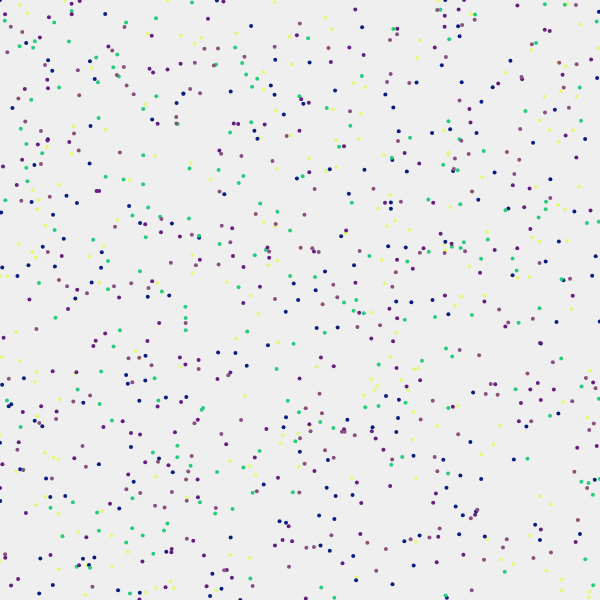
Frame 1 (no input)
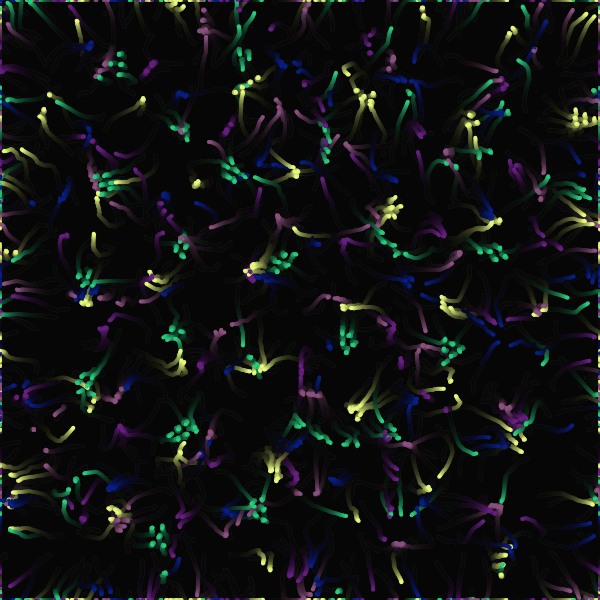
Frame 60 (no input)
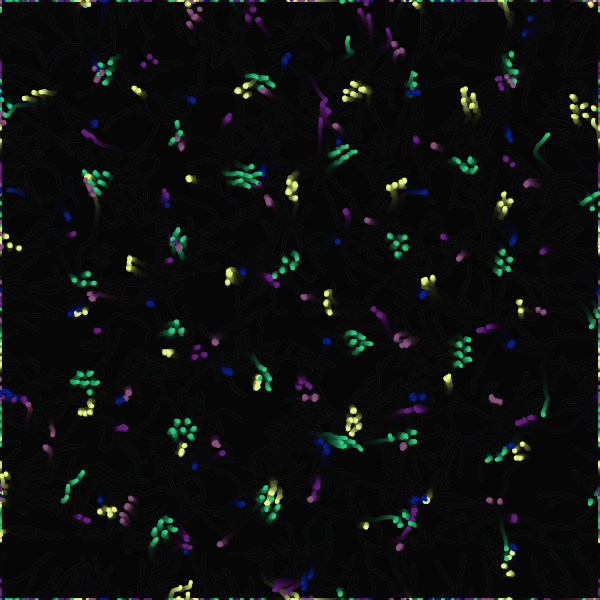
Frame 120 (the mouse pressed at the canvas centre since frame 60)

The p5.js sketch that drew these frames (run headless with seeded random() and noise() and a simulated clock; from frame 60 on, the mouse is pressed at the canvas centre):

// p5.js sketch
// ── sketch.js
/*
Using P5.js Generate several swarms of particles, each with a different behavior.
Each swarm should have a different color and behavior.
The particles should be drawn as circles on the canvas.
The particles should be repelled and attracted to each other.
*/


// Path: Particle/particle.js

class Particle {
    constructor(x, y, color, attraction, repulsion) {
        this.pos = createVector(x, y);
        this.vel = p5.Vector.random2D();
        this.acc = createVector();
        this.color = color;
        this.attraction = attraction;
        this.repulsion = repulsion;
        this.maxSpeed = 1;
        this.maxForce = 0.2;
    }

    // repel should be stronger at close distances and weaker at far distances
    // attract should be stronger at far distances and weaker at close distances
    repel(particles) {
        let repulsion = this.repulsion;
        let repulsionForce = createVector();
        particles.forEach(particle => {
            if (particle === this) return;
            // get the minimum distance between the two particles and compensate for edge wrapping
            let d = dist(this.pos.x, this.pos.y, particle.pos.x, particle.pos.y);
            if (d > 50 && d < 100) {
                let force = p5.Vector.sub(this.pos, particle.pos);
                force.setMag(repulsion / d);
                repulsionForce.add(force);
            } else
            if (d < 10) {
                let force = p5.Vector.sub(this.pos, particle.pos);
                force.setMag(0.5);
                repulsionForce.add(force);
            }
            this.acc.add(repulsionForce);
        });
    }

    attract(particles) {
        let attraction = this.attraction;
        let attractionForce = createVector();
        particles.forEach(particle => {
            if (particle === this) return;
            let d;
            // d = min(
            //     dist(this.pos.x, this.pos.y, particle.pos.x - width, particle.pos.y - height),
            //     dist(this.pos.x, this.pos.y, particle.pos.x - width, particle.pos.y),
            //     dist(this.pos.x, this.pos.y, particle.pos.x - width, particle.pos.y + height),
            //     dist(this.pos.x, this.pos.y, particle.pos.x + width, particle.pos.y - height),
            //     dist(this.pos.x, this.pos.y, particle.pos.x + width, particle.pos.y),
            //     dist(this.pos.x, this.pos.y, particle.pos.x + width, particle.pos.y + height),
            //     dist(this.pos.x, this.pos.y, particle.pos.x, particle.pos.y - height),
            //     dist(this.pos.x, this.pos.y, particle.pos.x, particle.pos.y),
            //     dist(this.pos.x, this.pos.y, particle.pos.x, particle.pos.y + height)
            // );
            d = dist(this.pos.x, this.pos.y, particle.pos.x, particle.pos.y);
            if (d > 20 && d < 50) {
                let force = p5.Vector.sub(particle.pos, this.pos);
                force.setMag(attraction / d);
                attractionForce.add(force);
            }
        });
        this.acc.add(attractionForce);
    }

    update() {
        this.vel.add(this.acc);
        this.vel.limit(this.maxSpeed);
        this.pos.add(this.vel);
        this.acc.set(0, 0);
    }

    edges() {
        if (this.pos.x > width) {
            this.pos.x = 0;
        } else if (this.pos.x < 0) {
            this.pos.x = width;
        }
        if (this.pos.y > height) {
            this.pos.y = 0;
        } else if (this.pos.y < 0) {
            this.pos.y = height;
        }
    }

    show() {
        stroke(this.color.r, this.color.g, this.color.b);
        strokeWeight(4);
        point(this.pos.x, this.pos.y);
    }
}

// Path: Particle/sketch.js

const W = 600;
const H = 600;
const totalParticles = 1000;
let swarms = [];
let numSwarms = 5;
let particles = [];
let numParticles = Math.floor(totalParticles / numSwarms);
let colors = [];
for (let i = 0; i < numSwarms; i++) {
    colors.push(
        {
            r: Math.floor(Math.random() * 255),
            g: Math.floor(Math.random() * 255),
            b: 127,
        }
    );
}

function setup() {
    createCanvas(W, H);
    for (let i = 0; i < numSwarms; i++) {
        let swarm = {particles: []};
        let color = colors[i];
        let attraction = random(W/3);
        let repulsion = random(W/3);
        for (let j = 0; j < numParticles; j++) {
            let x = random(width);
            let y = random(height);
            let particle = new Particle(x, y, color, attraction, repulsion);
            swarm.particles.push(particle);
        }
        swarms.push(swarm);
    }
    console.log(swarms);
}

function draw() {
    background(0,0,0,16);
    for (let i = 0; i < swarms.length; i++) {
        let swarm = swarms[i];
        let particles = swarm.particles;
        particles.forEach(particle => {
            particle.repel(particles);
            // particle.attract(particles);
            particle.update();
            particle.edges();
        });
    }
    for (let i = 0; i < swarms.length; i++) {
        let swarm = swarms[i];
        let particles = swarm.particles;
        particles.forEach(particle => {
            particle.show();
        });
    }
    // noLoop();  
}
